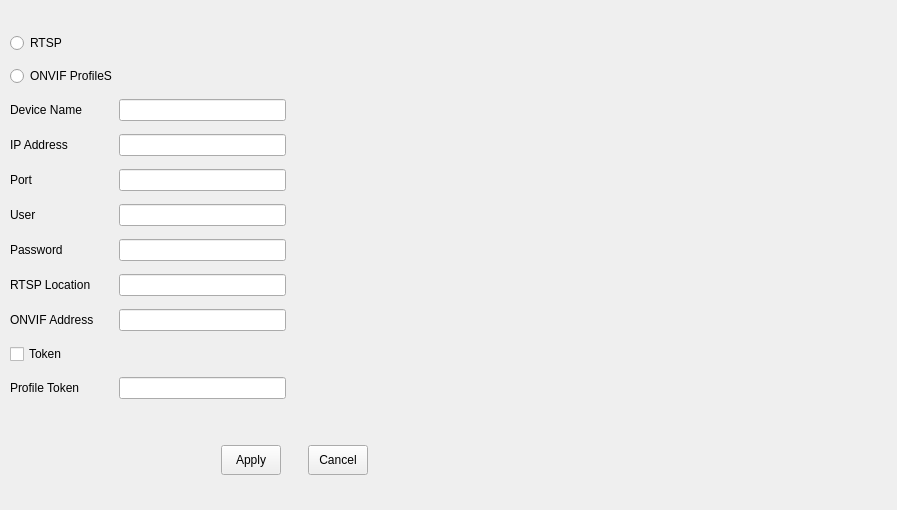
<?xml version="1.0" encoding="UTF-8"?>
<ui version="4.0">
 <class>VSCCameraAdd</class>
 <widget class="QWidget" name="VSCCameraAdd">
  <property name="geometry">
   <rect>
    <x>0</x>
    <y>0</y>
    <width>897</width>
    <height>510</height>
   </rect>
  </property>
  <property name="windowTitle">
   <string>Form</string>
  </property>
  <property name="styleSheet">
   <string notr="true"/>
  </property>
  <widget class="QWidget" name="horizontalLayoutWidget_2">
   <property name="geometry">
    <rect>
     <x>10</x>
     <y>20</y>
     <width>881</width>
     <height>402</height>
    </rect>
   </property>
   <layout class="QHBoxLayout" name="horizontalLayout_2">
    <property name="spacing">
     <number>5</number>
    </property>
    <item>
     <layout class="QGridLayout" name="gridLayout">
      <property name="horizontalSpacing">
       <number>2</number>
      </property>
      <property name="verticalSpacing">
       <number>0</number>
      </property>
      <item row="5" column="0">
       <widget class="QLabel" name="labelName">
        <property name="text">
         <string>Device Name</string>
        </property>
       </widget>
      </item>
      <item row="12" column="1">
       <widget class="QLineEdit" name="lineOnvifAddr">
        <property name="maximumSize">
         <size>
          <width>300</width>
          <height>16777215</height>
         </size>
        </property>
       </widget>
      </item>
      <item row="8" column="0">
       <widget class="QLabel" name="labelPort">
        <property name="text">
         <string>Port</string>
        </property>
       </widget>
      </item>
      <item row="8" column="1">
       <widget class="QLineEdit" name="lineEditPort">
        <property name="maximumSize">
         <size>
          <width>300</width>
          <height>16777215</height>
         </size>
        </property>
       </widget>
      </item>
      <item row="11" column="1">
       <widget class="QLineEdit" name="lineEditRtspLoc">
        <property name="maximumSize">
         <size>
          <width>300</width>
          <height>16777215</height>
         </size>
        </property>
       </widget>
      </item>
      <item row="0" column="0">
       <widget class="QRadioButton" name="radioButtonRtsp">
        <property name="text">
         <string>RTSP</string>
        </property>
       </widget>
      </item>
      <item row="7" column="0">
       <widget class="QLabel" name="labelIP">
        <property name="text">
         <string>IP Address</string>
        </property>
       </widget>
      </item>
      <item row="15" column="0">
       <widget class="QLabel" name="labelOnvifProfileToken">
        <property name="text">
         <string>Profile Token</string>
        </property>
       </widget>
      </item>
      <item row="15" column="1">
       <widget class="QLineEdit" name="lineEditProfileToken">
        <property name="maximumSize">
         <size>
          <width>300</width>
          <height>16777215</height>
         </size>
        </property>
       </widget>
      </item>
      <item row="14" column="0">
       <widget class="QCheckBox" name="checkBoxProfileToken">
        <property name="text">
         <string>Token </string>
        </property>
       </widget>
      </item>
      <item row="5" column="1">
       <widget class="QLineEdit" name="lineEditName">
        <property name="maximumSize">
         <size>
          <width>300</width>
          <height>16777215</height>
         </size>
        </property>
       </widget>
      </item>
      <item row="11" column="0">
       <widget class="QLabel" name="labelRtspLoc">
        <property name="text">
         <string>RTSP Location</string>
        </property>
       </widget>
      </item>
      <item row="1" column="0">
       <widget class="QRadioButton" name="radioButtonOnvif">
        <property name="text">
         <string>ONVIF ProfileS</string>
        </property>
       </widget>
      </item>
      <item row="9" column="1">
       <widget class="QLineEdit" name="lineEditUser">
        <property name="maximumSize">
         <size>
          <width>300</width>
          <height>16777215</height>
         </size>
        </property>
       </widget>
      </item>
      <item row="10" column="1">
       <widget class="QLineEdit" name="lineEditPassword">
        <property name="maximumSize">
         <size>
          <width>300</width>
          <height>16777215</height>
         </size>
        </property>
       </widget>
      </item>
      <item row="10" column="0">
       <widget class="QLabel" name="labelPassword">
        <property name="text">
         <string>Password</string>
        </property>
       </widget>
      </item>
      <item row="9" column="0">
       <widget class="QLabel" name="labelUser">
        <property name="text">
         <string>User</string>
        </property>
       </widget>
      </item>
      <item row="7" column="1">
       <widget class="QLineEdit" name="lineEditIP">
        <property name="maximumSize">
         <size>
          <width>300</width>
          <height>16777215</height>
         </size>
        </property>
       </widget>
      </item>
      <item row="12" column="0">
       <widget class="QLabel" name="labelOnvifAddr">
        <property name="text">
         <string>ONVIF Address</string>
        </property>
       </widget>
      </item>
     </layout>
    </item>
    <item>
     <widget class="QWidget" name="widget" native="true">
      <property name="minimumSize">
       <size>
        <width>600</width>
        <height>400</height>
       </size>
      </property>
      <property name="maximumSize">
       <size>
        <width>600</width>
        <height>400</height>
       </size>
      </property>
      <property name="styleSheet">
       <string notr="true"/>
      </property>
     </widget>
    </item>
   </layout>
  </widget>
  <widget class="QWidget" name="gridLayoutWidget">
   <property name="geometry">
    <rect>
     <x>200</x>
     <y>430</y>
     <width>191</width>
     <height>61</height>
    </rect>
   </property>
   <layout class="QGridLayout" name="gridLayout_2">
    <item row="0" column="1">
     <widget class="QPushButton" name="pushButtonCancel">
      <property name="minimumSize">
       <size>
        <width>60</width>
        <height>30</height>
       </size>
      </property>
      <property name="maximumSize">
       <size>
        <width>60</width>
        <height>30</height>
       </size>
      </property>
      <property name="text">
       <string>Cancel</string>
      </property>
      <property name="iconSize">
       <size>
        <width>60</width>
        <height>40</height>
       </size>
      </property>
     </widget>
    </item>
    <item row="0" column="0">
     <widget class="QPushButton" name="pushButtonApply">
      <property name="minimumSize">
       <size>
        <width>60</width>
        <height>30</height>
       </size>
      </property>
      <property name="maximumSize">
       <size>
        <width>60</width>
        <height>30</height>
       </size>
      </property>
      <property name="text">
       <string>Apply</string>
      </property>
      <property name="iconSize">
       <size>
        <width>60</width>
        <height>40</height>
       </size>
      </property>
     </widget>
    </item>
   </layout>
  </widget>
 </widget>
 <resources>
  <include location="vscmainwindows.qrc"/>
 </resources>
 <connections/>
</ui>
